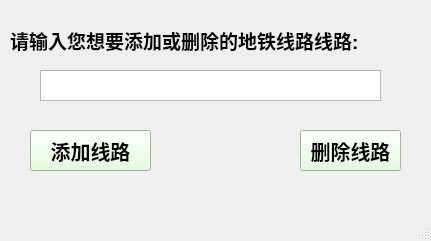
<?xml version="1.0" encoding="UTF-8"?>
<ui version="4.0">
 <class>editLines</class>
 <widget class="QMainWindow" name="editLines">
  <property name="geometry">
   <rect>
    <x>0</x>
    <y>0</y>
    <width>431</width>
    <height>241</height>
   </rect>
  </property>
  <property name="windowTitle">
   <string>MainWindow</string>
  </property>
  <widget class="QWidget" name="centralwidget">
   <widget class="QPushButton" name="add">
    <property name="geometry">
     <rect>
      <x>30</x>
      <y>130</y>
      <width>121</width>
      <height>41</height>
     </rect>
    </property>
    <property name="font">
     <font>
      <pointsize>15</pointsize>
      <bold>true</bold>
     </font>
    </property>
    <property name="styleSheet">
     <string notr="true">QPushButton
{
    /*背景颜色*/  
    background-color: rgb(221, 255, 212);   
    color:black;
      
}
QPushButton:pressed
{
    
    /*按下时字向右移动4像素*/  
    padding-left:4px;
    /*按下时字向下移动4像素*/  
    padding-top:4px;
}</string>
    </property>
    <property name="text">
     <string>添加线路</string>
    </property>
   </widget>
   <widget class="QPushButton" name="delete_2">
    <property name="geometry">
     <rect>
      <x>300</x>
      <y>130</y>
      <width>101</width>
      <height>41</height>
     </rect>
    </property>
    <property name="font">
     <font>
      <pointsize>15</pointsize>
      <bold>true</bold>
     </font>
    </property>
    <property name="styleSheet">
     <string notr="true">QPushButton
{
    /*背景颜色*/  
    background-color: rgb(221, 255, 212);   
    color:black;
      
}
QPushButton:pressed
{
    
    /*按下时字向右移动4像素*/  
    padding-left:4px;
    /*按下时字向下移动4像素*/  
    padding-top:4px;
}</string>
    </property>
    <property name="text">
     <string>删除线路</string>
    </property>
   </widget>
   <widget class="QLabel" name="label">
    <property name="geometry">
     <rect>
      <x>10</x>
      <y>10</y>
      <width>361</width>
      <height>61</height>
     </rect>
    </property>
    <property name="font">
     <font>
      <pointsize>14</pointsize>
      <bold>true</bold>
     </font>
    </property>
    <property name="text">
     <string>请输入您想要添加或删除的地铁线路线路: </string>
    </property>
   </widget>
   <widget class="QTextEdit" name="textEdit">
    <property name="geometry">
     <rect>
      <x>40</x>
      <y>70</y>
      <width>341</width>
      <height>31</height>
     </rect>
    </property>
   </widget>
  </widget>
  <widget class="QMenuBar" name="menubar">
   <property name="geometry">
    <rect>
     <x>0</x>
     <y>0</y>
     <width>431</width>
     <height>21</height>
    </rect>
   </property>
  </widget>
  <widget class="QStatusBar" name="statusbar"/>
 </widget>
 <resources/>
 <connections/>
</ui>
